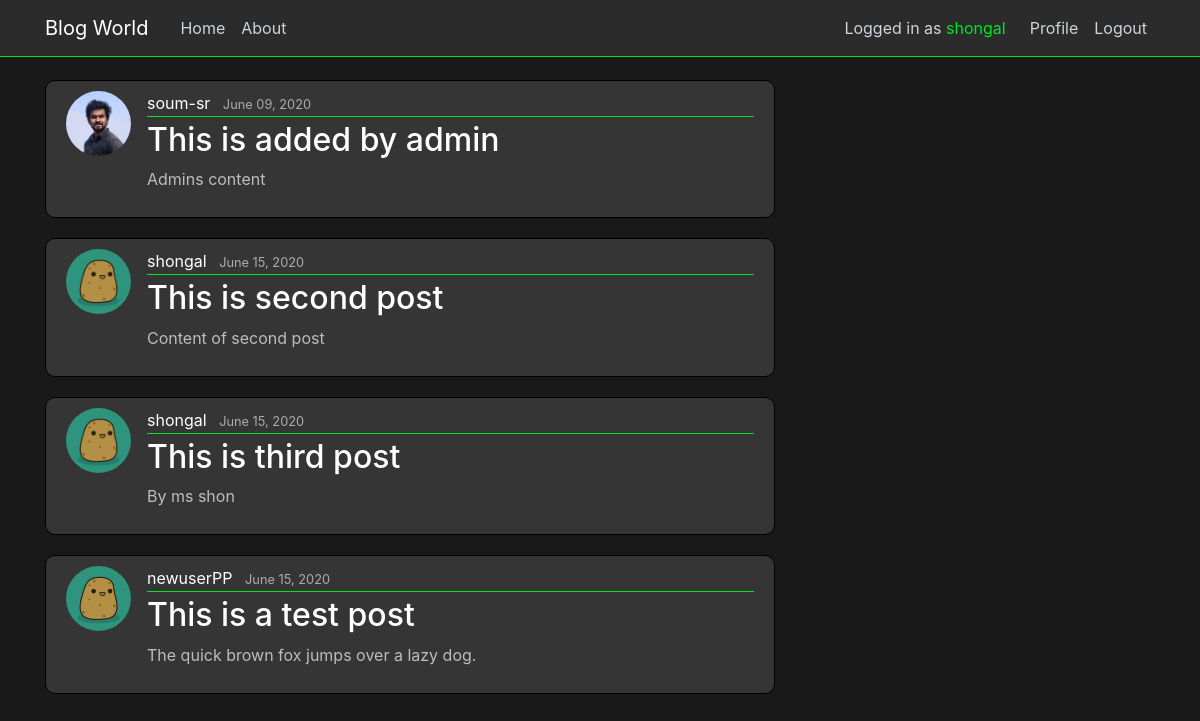
Screenshot of / (signed in) with the database file from the repository.
### blog/models.py (models this page shows, shortened)
class Post(models.Model):
    title = models.CharField(max_length = 100)
    content = models.TextField()
    date_posted = models.DateTimeField(default=timezone.now)
    author = models.ForeignKey(User, on_delete=models.CASCADE)

### users/models.py (models this page shows, shortened)
class Profile(models.Model):
    user = models.OneToOneField(User, on_delete=models.CASCADE) # having one-to-one relation with User model
    image = models.ImageField(default='potato.jpg', upload_to='profile_pics')

### blog/views.py (the view)
# urls.py: path('', views.home, name='blog-home'), # Format-> route, function(like flask)
def home(request):
    context = {
        'posts':Post.objects.all(),
    }
    return render(request, 'blog/home.html', context)

### blog/templates/blog/home.html
{% extends "blog/base.html" %}
{% block content%}
    {% for post in posts %}
    <article class="media content-section">
        <img class="rounded-circle article-img" src="{{ post.author.profile.image.url }}" alt="">
        <div class="media-body">
            <div class="article-metadata">
                <a class="mr-2" href="#">{{ post.author }}</a>
                <small class="text-muted">{{ post.date_posted|date:"F d, Y" }}</small>
            </div>
            <h2><a class="article-title" href="#">{{ post.title }}</a></h2>
            <p class="article-content">{{ post.content }}</p>
        </div>
    </article>
    {% endfor %}
{% endblock content%}

### blog/templates/blog/base.html (shortened to what this page needs)
{% load static %}
<!DOCTYPE html>
<html lang="en">
<head>
    <link rel="stylesheet" href="https://maxcdn.bootstrapcdn.com/bootstrap/4.0.0/css/bootstrap.min.css">
    <link rel="stylesheet" href="{% static 'blog/main.css' %}">
</head>
<body>
    <header class="site-header">
        <nav class="navbar navbar-expand-md navbar-dark bg-steel fixed-top">
          <div class="container">
            <a class="navbar-brand mr-4" href="/">Blog World</a>
            <div class="collapse navbar-collapse" id="navbarToggle">
              <div class="navbar-nav mr-auto">
                <a class="nav-item nav-link" href="{% url 'blog-home' %}">Home</a>
                <a class="nav-item nav-link" href="{% url 'blog-about' %}">About</a>
              </div>
              {% if user.is_authenticated %}
              <div class="navbar-nav">
                <p class="nav-user">Logged in as <span style="color:#00e426">{{user.username}}</span></p>
                <a class="nav-item nav-link" href="{% url 'profile' %}">Profile</a>
                <a class="nav-item nav-link" href="{% url 'logout' %}">Logout</a>
              </div>
              {% else %}
              <div class="navbar-nav">
                <a class="nav-item nav-link" href="{% url 'login' %}">Login</a>
                <a class="nav-item nav-link" href="{% url 'register' %}">Register</a>
              </div>
              {% endif %}
            </div>
          </div>
        </nav>
    </header>
    <main role="main" class="container">
        <div class="row">
          <div class="col-md-8">
            {% block content %}{% endblock %}
          </div>
        </div>
    </main>
</body>
</html>

### blog/static/blog/main.css (style rules this page uses)
body { background: #1a1919; color: #ebe2e2; margin-top: 5rem; }
.bg-steel { background-color: #2b2b2b; border-bottom: 1px solid #00e426 }
.site-header .navbar-nav .nav-link { color: #cbd5db; }
.nav-user { color: #cbd5db; display:block; padding:.5rem 1rem; margin-bottom:0; }
.content-section { background: #353535; padding: 10px 20px; border: 1px solid #000000; border-radius: 10px; margin-bottom: 20px; }
.content-section p { color:#bdbdbd !important; }
.article-title { color: #ffffff; }
.article-content { white-space: pre-line; }
.article-img { height: 65px; width: 65px; margin-right: 16px; }
.article-metadata { padding-bottom: 1px; margin-bottom: 4px; border-bottom: 1px solid #00e426 }
.article-metadata a { color: #ffffff; text-decoration: none; }
.article-metadata small { color: #acacac !important; }

### rows the page displays
Post: author.profile.image (picture), author "soum-sr", date_posted "June 09, 2020", title "This is added by admin", content "Admins content"
Post: author.profile.image (picture), author "shongal", date_posted "June 15, 2020", title "This is second post", content "Content of second post"
Post: author.profile.image (picture), author "shongal", date_posted "June 15, 2020", title "This is third post", content "By ms shon"
Post: author.profile.image (picture), author "newuserPP", date_posted "June 15, 2020", title "This is a test post", content "The quick brown fox jumps over a lazy dog."

### other values shown
{{ user.username }} "shongal"
